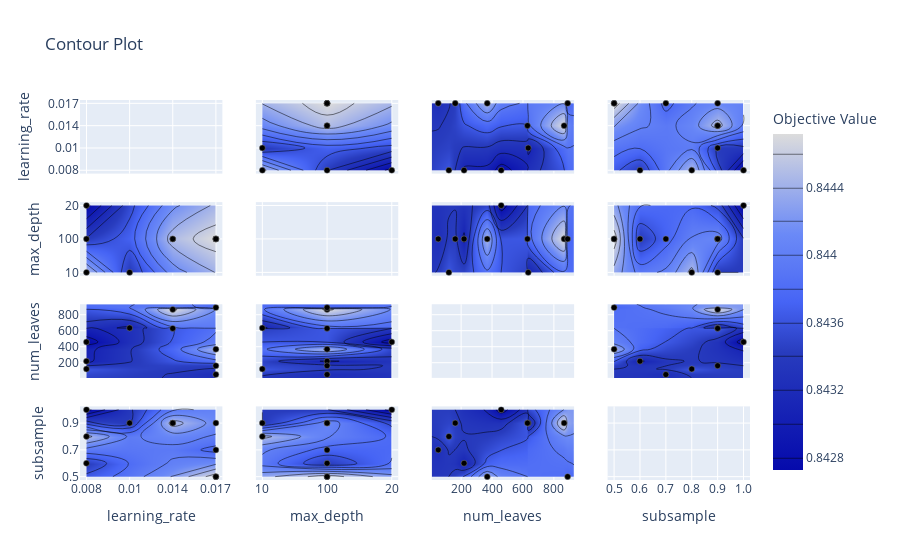

The notebook cell this image was saved under:
### Code cell
#パラメータの相互作用
#plot_contour: plots parameter interactions on an interactive chart. You can choose which hyperparameters you would like to explore.
optuna.visualization.plot_contour(study, params=['num_leaves',
                            'max_depth',
                            'subsample',
                            'learning_rate',
                            'subsample'])

### Figure 1 — Plotly figure (JSON) as saved in the notebook; plotly's stock layout.template omitted (floating-point values rounded to 4 significant figures)
{"data": [{"type": "scatter", "xaxis": "x", "yaxis": "y"}, {"autocontour": true, "colorbar": {"title": {"text": "Objective Value"}}, "colorscale": [[0, "rgb(5,10,172)"], [0.35, "rgb(40,60,190)"], [0.5, "rgb(70,100,245)"], [0.6, "rgb(90,120,245)"], [0.7, "rgb(106,137,247)"], [1, "rgb(220,220,220)"]], "connectgaps": true, "contours": {"coloring": "heatmap", "end": 0.8446, "size": 0.0002, "start": 0.8428}, "hoverinfo": "none", "line": {"smoothing": 1.3}, "showscale": true, "type": "contour", "x": ["0.008", "0.01", "0.014", "0.017"], "xaxis": "x5", "y": ["10", "100", "20"], "yaxis": "y5", "z": [[0.8445, 0.8434, null, null], [0.8434, null, 0.8445, 0.8447], [0.8427, null, null, null]]}, {"marker": {"color": "black", "line": {"color": "Grey", "width": 0.5}}, "mode": "markers", "showlegend": false, "type": "scatter", "x": ["0.008", "0.017", "0.01", "0.014", "0.014", "0.008", "0.017", "0.017", "0.017", "0.008"], "xaxis": "x5", "y": ["100", "100", "10", "100", "100", "10", "100", "100", "100", "20"], "yaxis": "y5"}, {"autocontour": true, "colorbar": {"title": {"text": "Objective Value"}}, "colorscale": [[0, "rgb(5,10,172)"], [0.35, "rgb(40,60,190)"], [0.5, "rgb(70,100,245)"], [0.6, "rgb(90,120,245)"], [0.7, "rgb(106,137,247)"], [1, "rgb(220,220,220)"]], "connectgaps": true, "contours": {"coloring": "heatmap", "end": 0.8465, "size": 0.0005, "start": 0.843}, "hoverinfo": "none", "line": {"smoothing": 1.3}, "showscale": false, "type": "contour", "x": ["0.008", "0.01", "0.014", "0.017"], "xaxis": "x9", "y": [10.15, 52, 121, 162, 219, 369, 459, 629, 634, 866, 889, 930.9], "yaxis": "y9", "z": [[null, null, null, null], [null, null, null, 0.8437], [0.8445, null, null, null], [null, null, null, 0.8441], [0.8434, null, null, null], [null, null, null, 0.8461], [0.8427, null, null, null], [null, null, 0.8445, null], [null, 0.8434, null, null], [null, null, 0.8466, null], [null, null, null, 0.8447], [null, null, null, null]]}, {"marker": {"color": "black", "line": {"color": "Grey", "width": 0.5}}, "mode": "markers", "showlegend": false, "type": "scatter", "x": ["0.008", "0.017", "0.01", "0.014", "0.014", "0.008", "0.017", "0.017", "0.017", "0.008"], "xaxis": "x9", "y": [219, 52, 634, 866, 629, 121, 369, 162, 889, 459], "yaxis": "y9"}, {"autocontour": true, "colorbar": {"title": {"text": "Objective Value"}}, "colorscale": [[0, "rgb(5,10,172)"], [0.35, "rgb(40,60,190)"], [0.5, "rgb(70,100,245)"], [0.6, "rgb(90,120,245)"], [0.7, "rgb(106,137,247)"], [1, "rgb(220,220,220)"]], "connectgaps": true, "contours": {"coloring": "heatmap", "end": 0.8446, "size": 0.0002, "start": 0.8428}, "hoverinfo": "none", "line": {"smoothing": 1.3}, "showscale": false, "type": "contour", "x": ["0.008", "0.01", "0.014", "0.017"], "xaxis": "x13", "y": ["0.5", "0.6", "0.7", "0.8", "0.9", "1.0"], "yaxis": "y13", "z": [[null, null, null, 0.8447], [0.8434, null, null, null], [null, null, null, 0.8437], [0.8445, null, null, null], [null, 0.8434, 0.8445, 0.8441], [0.8427, null, null, null]]}, {"marker": {"color": "black", "line": {"color": "Grey", "width": 0.5}}, "mode": "markers", "showlegend": false, "type": "scatter", "x": ["0.008", "0.017", "0.01", "0.014", "0.014", "0.008", "0.017", "0.017", "0.017", "0.008"], "xaxis": "x13", "y": ["0.6", "0.7", "0.9", "0.9", "0.9", "0.8", "0.5", "0.9", "0.5", "1.0"], "yaxis": "y13"}, {"autocontour": true, "colorbar": {"title": {"text": "Objective Value"}}, "colorscale": [[0, "rgb(5,10,172)"], [0.35, "rgb(40,60,190)"], [0.5, "rgb(70,100,245)"], [0.6, "rgb(90,120,245)"], [0.7, "rgb(106,137,247)"], [1, "rgb(220,220,220)"]], "connectgaps": true, "contours": {"coloring": "heatmap", "end": 0.8446, "size": 0.0002, "start": 0.8428}, "hoverinfo": "none", "line": {"smoothing": 1.3}, "showscale": false, "type": "contour", "x": ["10", "100", "20"], "xaxis": "x2", "y": ["0.008", "0.01", "0.014", "0.017"], "yaxis": "y2", "z": [[0.8445, 0.8434, 0.8427], [0.8434, null, null], [null, 0.8445, null], [null, 0.8447, null]]}, {"marker": {"color": "black", "line": {"color": "Grey", "width": 0.5}}, "mode": "markers", "showlegend": false, "type": "scatter", "x": ["100", "100", "10", "100", "100", "10", "100", "100", "100", "20"], "xaxis": "x2", "y": ["0.008", "0.017", "0.01", "0.014", "0.014", "0.008", "0.017", "0.017", "0.017", "0.008"], "yaxis": "y2"}, {"type": "scatter", "xaxis": "x6", "yaxis": "y6"}, {"autocontour": true, "colorbar": {"title": {"text": "Objective Value"}}, "colorscale": [[0, "rgb(5,10,172)"], [0.35, "rgb(40,60,190)"], [0.5, "rgb(70,100,245)"], [0.6, "rgb(90,120,245)"], [0.7, "rgb(106,137,247)"], [1, "rgb(220,220,220)"]], "connectgaps": true, "contours": {"coloring": "heatmap", "end": 0.8465, "size": 0.0005, "start": 0.843}, "hoverinfo": "none", "line": {"smoothing": 1.3}, "showscale": false, "type": "contour", "x": ["10", "100", "20"], "xaxis": "x10", "y": [10.15, 52, 121, 162, 219, 369, 459, 629, 634, 866, 889, 930.9], "yaxis": "y10", "z": [[null, null, null], [null, 0.8437, null], [0.8445, null, null], [null, 0.8441, null], [null, 0.8434, null], [null, 0.8461, null], [null, null, 0.8427], [null, 0.8445, null], [0.8434, null, null], [null, 0.8466, null], [null, 0.8447, null], [null, null, null]]}, {"marker": {"color": "black", "line": {"color": "Grey", "width": 0.5}}, "mode": "markers", "showlegend": false, "type": "scatter", "x": ["100", "100", "10", "100", "100", "10", "100", "100", "100", "20"], "xaxis": "x10", "y": [219, 52, 634, 866, 629, 121, 369, 162, 889, 459], "yaxis": "y10"}, {"autocontour": true, "colorbar": {"title": {"text": "Objective Value"}}, "colorscale": [[0, "rgb(5,10,172)"], [0.35, "rgb(40,60,190)"], [0.5, "rgb(70,100,245)"], [0.6, "rgb(90,120,245)"], [0.7, "rgb(106,137,247)"], [1, "rgb(220,220,220)"]], "connectgaps": true, "contours": {"coloring": "heatmap", "end": 0.8446, "size": 0.0002, "start": 0.8428}, "hoverinfo": "none", "line": {"smoothing": 1.3}, "showscale": false, "type": "contour", "x": ["10", "100", "20"], "xaxis": "x14", "y": ["0.5", "0.6", "0.7", "0.8", "0.9", "1.0"], "yaxis": "y14", "z": [[null, 0.8447, null], [null, 0.8434, null], [null, 0.8437, null], [0.8445, null, null], [0.8434, 0.8441, null], [null, null, 0.8427]]}, {"marker": {"color": "black", "line": {"color": "Grey", "width": 0.5}}, "mode": "markers", "showlegend": false, "type": "scatter", "x": ["100", "100", "10", "100", "100", "10", "100", "100", "100", "20"], "xaxis": "x14", "y": ["0.6", "0.7", "0.9", "0.9", "0.9", "0.8", "0.5", "0.9", "0.5", "1.0"], "yaxis": "y14"}, {"autocontour": true, "colorbar": {"title": {"text": "Objective Value"}}, "colorscale": [[0, "rgb(5,10,172)"], [0.35, "rgb(40,60,190)"], [0.5, "rgb(70,100,245)"], [0.6, "rgb(90,120,245)"], [0.7, "rgb(106,137,247)"], [1, "rgb(220,220,220)"]], "connectgaps": true, "contours": {"coloring": "heatmap", "end": 0.8465, "size": 0.0005, "start": 0.843}, "hoverinfo": "none", "line": {"smoothing": 1.3}, "showscale": false, "type": "contour", "x": [10.15, 52, 121, 162, 219, 369, 459, 629, 634, 866, 889, 930.9], "xaxis": "x3", "y": ["0.008", "0.01", "0.014", "0.017"], "yaxis": "y3", "z": [[null, null, 0.8445, null, 0.8434, null, 0.8427, null, null, null, null, null], [null, null, null, null, null, null, null, null, 0.8434, null, null, null], [null, null, null, null, null, null, null, 0.8445, null, 0.8466, null, null], [null, 0.8437, null, 0.8441, null, 0.8461, null, null, null, null, 0.8447, null]]}, {"marker": {"color": "black", "line": {"color": "Grey", "width": 0.5}}, "mode": "markers", "showlegend": false, "type": "scatter", "x": [219, 52, 634, 866, 629, 121, 369, 162, 889, 459], "xaxis": "x3", "y": ["0.008", "0.017", "0.01", "0.014", "0.014", "0.008", "0.017", "0.017", "0.017", "0.008"], "yaxis": "y3"}, {"autocontour": true, "colorbar": {"title": {"text": "Objective Value"}}, "colorscale": [[0, "rgb(5,10,172)"], [0.35, "rgb(40,60,190)"], [0.5, "rgb(70,100,245)"], [0.6, "rgb(90,120,245)"], [0.7, "rgb(106,137,247)"], [1, "rgb(220,220,220)"]], "connectgaps": true, "contours": {"coloring": "heatmap", "end": 0.8465, "size": 0.0005, "start": 0.843}, "hoverinfo": "none", "line": {"smoothing": 1.3}, "showscale": false, "type": "contour", "x": [10.15, 52, 121, 162, 219, 369, 459, 629, 634, 866, 889, 930.9], "xaxis": "x7", "y": ["10", "100", "20"], "yaxis": "y7", "z": [[null, null, 0.8445, null, null, null, null, null, 0.8434, null, null, null], [null, 0.8437, null, 0.8441, 0.8434, 0.8461, null, 0.8445, null, 0.8466, 0.8447, null], [null, null, null, null, null, null, 0.8427, null, null, null, null, null]]}, {"marker": {"color": "black", "line": {"color": "Grey", "width": 0.5}}, "mode": "markers", "showlegend": false, "type": "scatter", "x": [219, 52, 634, 866, 629, 121, 369, 162, 889, 459], "xaxis": "x7", "y": ["100", "100", "10", "100", "100", "10", "100", "100", "100", "20"], "yaxis": "y7"}, {"type": "scatter", "xaxis": "x11", "yaxis": "y11"}, {"autocontour": true, "colorbar": {"title": {"text": "Objective Value"}}, "colorscale": [[0, "rgb(5,10,172)"], [0.35, "rgb(40,60,190)"], [0.5, "rgb(70,100,245)"], [0.6, "rgb(90,120,245)"], [0.7, "rgb(106,137,247)"], [1, "rgb(220,220,220)"]], "connectgaps": true, "contours": {"coloring": "heatmap", "end": 0.8465, "size": 0.0005, "start": 0.843}, "hoverinfo": "none", "line": {"smoothing": 1.3}, "showscale": false, "type": "contour", "x": [10.15, 52, 121, 162, 219, 369, 459, 629, 634, 866, 889, 930.9], "xaxis": "x15", "y": ["0.5", "0.6", "0.7", "0.8", "0.9", "1.0"], "yaxis": "y15", "z": [[null, null, null, null, null, 0.8461, null, null, null, null, 0.8447, null], [null, null, null, null, 0.8434, null, null, null, null, null, null, null], [null, 0.8437, null, null, null, null, null, null, null, null, null, null], [null, null, 0.8445, null, null, null, null, null, null, null, null, null], [null, null, null, 0.8441, null, null, null, 0.8445, 0.8434, 0.8466, null, null], [null, null, null, null, null, null, 0.8427, null, null, null, null, null]]}, {"marker": {"color": "black", "line": {"color": "Grey", "width": 0.5}}, "mode": "markers", "showlegend": false, "type": "scatter", "x": [219, 52, 634, 866, 629, 121, 369, 162, 889, 459], "xaxis": "x15", "y": ["0.6", "0.7", "0.9", "0.9", "0.9", "0.8", "0.5", "0.9", "0.5", "1.0"], "yaxis": "y15"}, {"autocontour": true, "colorbar": {"title": {"text": "Objective Value"}}, "colorscale": [[0, "rgb(5,10,172)"], [0.35, "rgb(40,60,190)"], [0.5, "rgb(70,100,245)"], [0.6, "rgb(90,120,245)"], [0.7, "rgb(106,137,247)"], [1, "rgb(220,220,220)"]], "connectgaps": true, "contours": {"coloring": "heatmap", "end": 0.8446, "size": 0.0002, "start": 0.8428}, "hoverinfo": "none", "line": {"smoothing": 1.3}, "showscale": false, "type": "contour", "x": ["0.5", "0.6", "0.7", "0.8", "0.9", "1.0"], "xaxis": "x4", "y": ["0.008", "0.01", "0.014", "0.017"], "yaxis": "y4", "z": [[null, 0.8434, null, 0.8445, null, 0.8427], [null, null, null, null, 0.8434, null], [null, null, null, null, 0.8445, null], [0.8447, null, 0.8437, null, 0.8441, null]]}, {"marker": {"color": "black", "line": {"color": "Grey", "width": 0.5}}, "mode": "markers", "showlegend": false, "type": "scatter", "x": ["0.6", "0.7", "0.9", "0.9", "0.9", "0.8", "0.5", "0.9", "0.5", "1.0"], "xaxis": "x4", "y": ["0.008", "0.017", "0.01", "0.014", "0.014", "0.008", "0.017", "0.017", "0.017", "0.008"], "yaxis": "y4"}, {"autocontour": true, "colorbar": {"title": {"text": "Objective Value"}}, "colorscale": [[0, "rgb(5,10,172)"], [0.35, "rgb(40,60,190)"], [0.5, "rgb(70,100,245)"], [0.6, "rgb(90,120,245)"], [0.7, "rgb(106,137,247)"], [1, "rgb(220,220,220)"]], "connectgaps": true, "contours": {"coloring": "heatmap", "end": 0.8446, "size": 0.0002, "start": 0.8428}, "hoverinfo": "none", "line": {"smoothing": 1.3}, "showscale": false, "type": "contour", "x": ["0.5", "0.6", "0.7", "0.8", "0.9", "1.0"], "xaxis": "x8", "y": ["10", "100", "20"], "yaxis": "y8", "z": [[null, null, null, 0.8445, 0.8434, null], [0.8447, 0.8434, 0.8437, null, 0.8441, null], [null, null, null, null, null, 0.8427]]}, {"marker": {"color": "black", "line": {"color": "Grey", "width": 0.5}}, "mode": "markers", "showlegend": false, "type": "scatter", "x": ["0.6", "0.7", "0.9", "0.9", "0.9", "0.8", "0.5", "0.9", "0.5", "1.0"], "xaxis": "x8", "y": ["100", "100", "10", "100", "100", "10", "100", "100", "100", "20"], "yaxis": "y8"}, {"autocontour": true, "colorbar": {"title": {"text": "Objective Value"}}, "colorscale": [[0, "rgb(5,10,172)"], [0.35, "rgb(40,60,190)"], [0.5, "rgb(70,100,245)"], [0.6, "rgb(90,120,245)"], [0.7, "rgb(106,137,247)"], [1, "rgb(220,220,220)"]], "connectgaps": true, "contours": {"coloring": "heatmap", "end": 0.8465, "size": 0.0005, "start": 0.843}, "hoverinfo": "none", "line": {"smoothing": 1.3}, "showscale": false, "type": "contour", "x": ["0.5", "0.6", "0.7", "0.8", "0.9", "1.0"], "xaxis": "x12", "y": [10.15, 52, 121, 162, 219, 369, 459, 629, 634, 866, 889, 930.9], "yaxis": "y12", "z": [[null, null, null, null, null, null], [null, null, 0.8437, null, null, null], [null, null, null, 0.8445, null, null], [null, null, null, null, 0.8441, null], [null, 0.8434, null, null, null, null], [0.8461, null, null, null, null, null], [null, null, null, null, null, 0.8427], [null, null, null, null, 0.8445, null], [null, null, null, null, 0.8434, null], [null, null, null, null, 0.8466, null], [0.8447, null, null, null, null, null], [null, null, null, null, null, null]]}, {"marker": {"color": "black", "line": {"color": "Grey", "width": 0.5}}, "mode": "markers", "showlegend": false, "type": "scatter", "x": ["0.6", "0.7", "0.9", "0.9", "0.9", "0.8", "0.5", "0.9", "0.5", "1.0"], "xaxis": "x12", "y": [219, 52, 634, 866, 629, 121, 369, 162, 889, 459], "yaxis": "y12"}, {"type": "scatter", "xaxis": "x16", "yaxis": "y16"}], "layout": {"autosize": true, "title": {"text": "Contour Plot"}, "xaxis": {"anchor": "y", "domain": [0, 0.2125], "matches": "x13", "range": [-0.15, 3.15], "showticklabels": false, "type": "category"}, "xaxis10": {"anchor": "y10", "domain": [0.2625, 0.475], "matches": "x14", "range": [-0.1, 2.1], "showticklabels": false, "type": "category"}, "xaxis11": {"anchor": "y11", "domain": [0.525, 0.7375], "matches": "x15", "range": [10.15, 930.9], "showticklabels": false}, "xaxis12": {"anchor": "y12", "domain": [0.7875, 1], "matches": "x16", "range": [-0.25, 5.25], "showticklabels": false, "type": "category"}, "xaxis13": {"anchor": "y13", "domain": [0, 0.2125], "range": [-0.15, 3.15], "title": {"text": "learning_rate"}, "type": "category"}, "xaxis14": {"anchor": "y14", "domain": [0.2625, 0.475], "range": [-0.1, 2.1], "title": {"text": "max_depth"}, "type": "category"}, "xaxis15": {"anchor": "y15", "domain": [0.525, 0.7375], "range": [10.15, 930.9], "title": {"text": "num_leaves"}, "type": "linear"}, "xaxis16": {"anchor": "y16", "domain": [0.7875, 1], "range": [-0.25, 5.25], "title": {"text": "subsample"}, "type": "category"}, "xaxis2": {"anchor": "y2", "domain": [0.2625, 0.475], "matches": "x14", "range": [-0.1, 2.1], "showticklabels": false, "type": "category"}, "xaxis3": {"anchor": "y3", "domain": [0.525, 0.7375], "matches": "x15", "range": [10.15, 930.9], "showticklabels": false, "type": "linear"}, "xaxis4": {"anchor": "y4", "domain": [0.7875, 1], "matches": "x16", "range": [-0.25, 5.25], "showticklabels": false, "type": "category"}, "xaxis5": {"anchor": "y5", "domain": [0, 0.2125], "matches": "x13", "range": [-0.15, 3.15], "showticklabels": false, "type": "category"}, "xaxis6": {"anchor": "y6", "domain": [0.2625, 0.475], "matches": "x14", "range": [-0.1, 2.1], "showticklabels": false, "type": "category"}, "xaxis7": {"anchor": "y7", "domain": [0.525, 0.7375], "matches": "x15", "range": [10.15, 930.9], "showticklabels": false, "type": "linear"}, "xaxis8": {"anchor": "y8", "domain": [0.7875, 1], "matches": "x16", "range": [-0.25, 5.25], "showticklabels": false, "type": "category"}, "xaxis9": {"anchor": "y9", "domain": [0, 0.2125], "matches": "x13", "range": [-0.15, 3.15], "showticklabels": false, "type": "category"}, "yaxis": {"anchor": "x", "domain": [0.8063, 1], "range": [-0.15, 3.15], "title": {"text": "learning_rate"}, "type": "category"}, "yaxis10": {"anchor": "x10", "domain": [0.2687, 0.4625], "matches": "y9", "range": [10.15, 930.9], "showticklabels": false, "type": "linear"}, "yaxis11": {"anchor": "x11", "domain": [0.2687, 0.4625], "matches": "y9", "range": [10.15, 930.9], "showticklabels": false}, "yaxis12": {"anchor": "x12", "domain": [0.2687, 0.4625], "matches": "y9", "range": [10.15, 930.9], "showticklabels": false, "type": "linear"}, "yaxis13": {"anchor": "x13", "domain": [0, 0.1938], "range": [-0.25, 5.25], "title": {"text": "subsample"}, "type": "category"}, "yaxis14": {"anchor": "x14", "domain": [0, 0.1938], "matches": "y13", "range": [-0.25, 5.25], "showticklabels": false, "type": "category"}, "yaxis15": {"anchor": "x15", "domain": [0, 0.1938], "matches": "y13", "range": [-0.25, 5.25], "showticklabels": false, "type": "category"}, "yaxis16": {"anchor": "x16", "domain": [0, 0.1938], "matches": "y13", "range": [-0.25, 5.25], "showticklabels": false, "type": "category"}, "yaxis2": {"anchor": "x2", "domain": [0.8063, 1], "matches": "y", "range": [-0.15, 3.15], "showticklabels": false, "type": "category"}, "yaxis3": {"anchor": "x3", "domain": [0.8063, 1], "matches": "y", "range": [-0.15, 3.15], "showticklabels": false, "type": "category"}, "yaxis4": {"anchor": "x4", "domain": [0.8063, 1], "matches": "y", "range": [-0.15, 3.15], "showticklabels": false, "type": "category"}, "yaxis5": {"anchor": "x5", "domain": [0.5375, 0.7312], "range": [-0.1, 2.1], "title": {"text": "max_depth"}, "type": "category"}, "yaxis6": {"anchor": "x6", "domain": [0.5375, 0.7312], "matches": "y5", "range": [-0.1, 2.1], "showticklabels": false, "type": "category"}, "yaxis7": {"anchor": "x7", "domain": [0.5375, 0.7312], "matches": "y5", "range": [-0.1, 2.1], "showticklabels": false, "type": "category"}, "yaxis8": {"anchor": "x8", "domain": [0.5375, 0.7312], "matches": "y5", "range": [-0.1, 2.1], "showticklabels": false, "type": "category"}, "yaxis9": {"anchor": "x9", "domain": [0.2687, 0.4625], "range": [10.15, 930.9], "title": {"text": "num_leaves"}, "type": "linear"}}}
